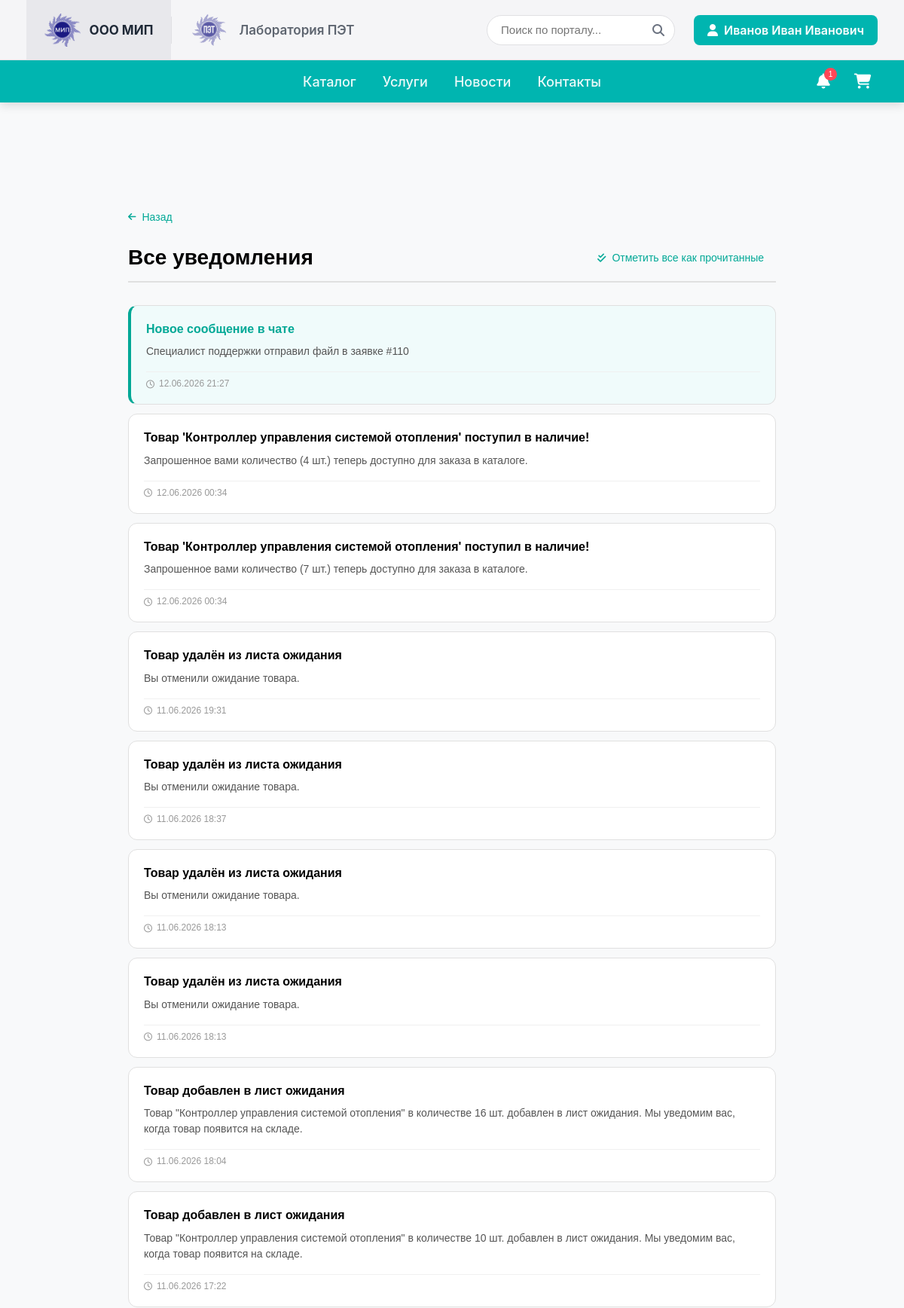
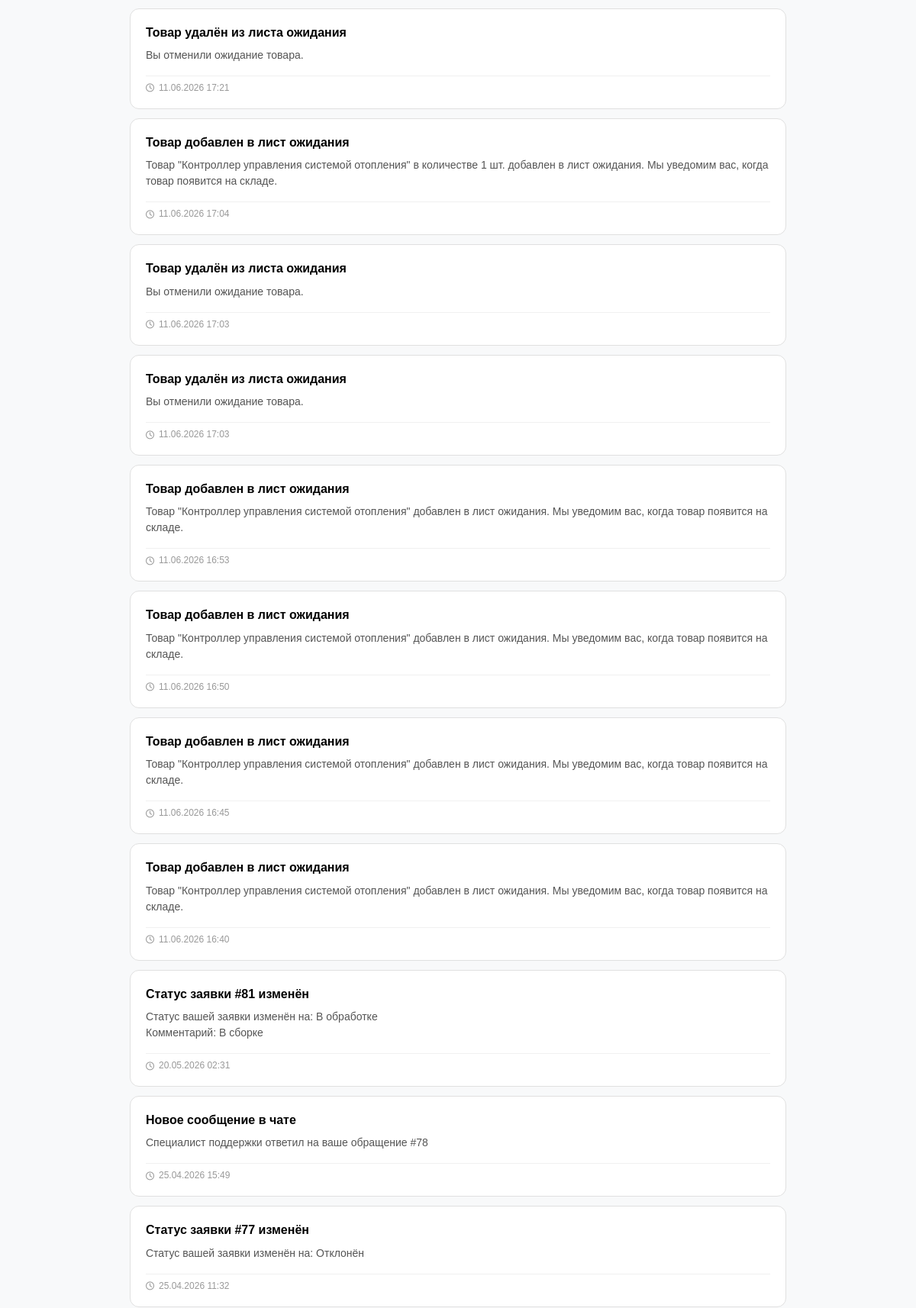
Screenshot of /notifications.php (signed in, upper part) with the database file from the repository (2 pictures, top to bottom).
### tables this page shows
CREATE TABLE `notifications` (
  `id` int(11) NOT NULL,
  `user_id` int(11) NOT NULL,
  `type` enum('status_change','new_message','order_created','service_ordered','stock_available') NOT NULL,
  `title` varchar(255) NOT NULL,
  `message` text NOT NULL,
  `link` varchar(500) DEFAULT NULL,
  `is_read` tinyint(1) DEFAULT 0,
  `created_at` datetime DEFAULT current_timestamp()
);

### includes/notifications.php (called while the page is built, shortened)
<?php
function getAllNotifications($pdo, $userId, $limit = 50, $offset = 0) {
    $stmt = $pdo->prepare("
        SELECT * FROM notifications
        WHERE user_id = ?
        ORDER BY created_at DESC
        LIMIT ? OFFSET ?
    ");
    $stmt->bindValue(1, $userId, PDO::PARAM_INT);
    $stmt->bindValue(2, $limit, PDO::PARAM_INT);
    $stmt->bindValue(3, $offset, PDO::PARAM_INT);
    $stmt->execute();
    return $stmt->fetchAll(PDO::FETCH_ASSOC);
}

### notifications.php (the view, shortened to what this page needs)
<?php
require_once 'config.php';
require_once 'includes/notifications.php';
$userId = $_SESSION['user_id'];
$all_notifications = getAllNotifications($pdo, $userId, 100);
require_once 'header.php';
?>
<div class="notifications-page">
    <a href="javascript:history.back()" class="back-link">
        <i class="fas fa-arrow-left"></i> Назад
    </a>
    <div class="page-header">
        <h1>Все уведомления</h1>
        <?php if (!empty($all_notifications)): ?>
            <button class="mark-all-link" id="markAllBtn">
                <i class="fas fa-check-double"></i> Отметить все как прочитанные
            </button>
        <?php endif; ?>
    </div>
    <div class="notifications-list">
        <?php if (empty($all_notifications)): ?>
            <div class="empty-page">
                <i class="fas fa-bell-slash"></i>
                У вас пока нет уведомлений
            </div>
        <?php else: ?>
            <?php foreach ($all_notifications as $notif): ?>
                <?php
                $requestId = null;
                $actionType = null;
                $productId = null;
                $redirectUrl = null;
                if (preg_match('/#(\d+)/', $notif['message'], $matches)) {
                    $requestId = $matches[1];
                } elseif (preg_match('/request-(\d+)/', $notif['link'] ?? '', $matches)) {
                    $requestId = $matches[1];
                }
                if (preg_match('/товар [\'"](.+?)[\'"]/', $notif['message'], $matches)) {
                    $productName = $matches[1];
                }
                if (preg_match('/id(\d+)/', $notif['link'] ?? '', $matches)) {
                    $productId = $matches[1];
                }
                $notificationType = $notif['type'] ?? '';
                if ($notificationType === 'new_message' || strpos($notif['title'], 'Новое сообщение') !== false) {
                    $actionType = 'chat';
                    $redirectUrl = 'lk_user.php';
                }
                elseif ($notificationType === 'status_change' || strpos($notif['title'], 'Статус') !== false) {
                    $actionType = 'status';
                    $redirectUrl = 'lk_user.php';
                }
                elseif (strpos($notif['title'], 'поступил в наличие') !== false || strpos($notif['message'], 'поступил в наличие') !== false) {
                    $actionType = 'product_available';
                    if ($productId) {
                        $redirectUrl = 'product.php?id=' . $productId;
                    } else {
                        $redirectUrl = 'waiting_list.php';
                    }
                }
                elseif (strpos($notif['title'], 'Заказ') !== false || strpos($notif['title'], 'заказ') !== false) {
                    $actionType = 'order';
                    $redirectUrl = 'lk_user.php';
                }
                else {
                    $redirectUrl = 'lk_user.php';
                }
                ?>
                <div class="notification-item-page <?= $notif['is_read'] ? 'read' : 'unread' ?>"
                     data-id="<?= $notif['id'] ?>"
                     data-request-id="<?= $requestId ?>"
                     data-action-type="<?= $actionType ?>"
                     data-redirect-url="<?= $redirectUrl ?>"
                     data-product-id="<?= $productId ?>">
                    <div class="notification-content-page">
                        <div class="notification-title-page"><?= htmlspecialchars($notif['title']) ?></div>
                        <div class="notification-message-page"><?= nl2br(htmlspecialchars($notif['message'])) ?></div>
                        <div class="notification-time-page">
                            <i class="far fa-clock"></i> <?= date('d.m.Y H:i', strtotime($notif['created_at'])) ?>
                        </div>
                    </div>
                </div>
            <?php endforeach; ?>
        <?php endif; ?>
    </div>
</div>
<?php require_once 'footer.php'; ?>

### css/header.css (style rules this page uses)
:root { --top-bar-height: 80px; --bottom-bar-height: 56px; --logo-height: 44px; --font-logo: 17px; --font-menu: 18px; --font-btn: 16px; --font-badge: 11px; --icon-size: 20px; --container-max: 1400px; --container-pad: 0 35px; --top-bg: #f5f5f7; --top-border: #e0e0e3; --active-bg: #e8e8ec; --bottom-bg-lab: #1a1982; --bottom-bg-mip: #00b5b0; --text-dark: #1f2937; --text-muted: #6b7280; --badge-bg: #ef4444; --white: #ffffff; }
body.theme-mip { --bottom-bg: var(--bottom-bg-mip); }
* { box-sizing: border-box; margin: 0; padding: 0; }
body { font-family: 'Inter', 'Roboto', -apple-system, BlinkMacSystemFont, sans-serif; background: #f8f9fa; color: var(--text-dark); }
a { text-decoration: none; color: inherit; transition: color 0.2s; }

### notifications.php (style rules this page uses)
.notifications-page { max-width: 900px; margin: 140px auto 80px; padding: 0 20px; }
.back-link { display: inline-flex; align-items: center; gap: 8px; margin-bottom: 30px; color: #00a896; text-decoration: none; font-family: "Inter-Medium", sans-serif; font-size: 14px; transition: gap 0.3s; }
.back-link i { font-size: 12px; }
.page-header { display: flex; justify-content: space-between; align-items: center; flex-wrap: wrap; gap: 15px; margin-bottom: 30px; padding-bottom: 15px; border-bottom: 2px solid #e0e0e0; }
.page-header h1 { font-family: "Inter-Bold", sans-serif; font-size: 28px; font-weight: 700; color: #000000; margin: 0; }
.mark-all-link { display: inline-flex; align-items: center; gap: 8px; background: none; border: none; color: #00a896; font-family: "Inter-Medium", sans-serif; font-size: 14px; cursor: pointer; padding: 8px 16px; border-radius: 8px; transition: all 0.3s; }
.mark-all-link i { font-size: 13px; }
.notifications-list { display: flex; flex-direction: column; gap: 12px; }
.notification-item-page { background: #ffffff; border: 1px solid #e0e0e0; border-radius: 12px; padding: 20px; cursor: pointer; transition: all 0.3s; position: relative; }
.notification-item-page.unread { background: #f0fbfb; border-left: 4px solid #00a896; }
.notification-content-page { display: flex; flex-direction: column; gap: 8px; }
.notification-title-page { font-family: "Inter-Bold", sans-serif; font-size: 16px; font-weight: 600; color: #000000; line-height: 1.4; }
.unread .notification-title-page { color: #00a896; }
.notification-message-page { font-family: "Inter-Regular", sans-serif; font-size: 14px; color: #555555; line-height: 1.5; }
.notification-time-page { font-family: "Inter-Regular", sans-serif; font-size: 12px; color: #999999; display: flex; align-items: center; gap: 6px; margin-top: 8px; padding-top: 8px; border-top: 1px solid #f0f0f0; }
.notification-time-page i { font-size: 11px; }

### rows the page displays
notifications: title "Новое сообщение в чате", message "Специалист поддержки отправил файл в заявке #110", created_at "12.06.2026 21:27"
notifications: title "Товар 'Контроллер управления системой отопления' поступил в наличие!", message "Запрошенное вами количество (4 шт.) теперь доступно для заказа в каталоге.", created_at "12.06.2026 00:34"
notifications: title "Товар 'Контроллер управления системой отопления' поступил в наличие!", message "Запрошенное вами количество (7 шт.) теперь доступно для заказа в каталоге.", created_at "12.06.2026 00:34"
notifications: title "Товар удалён из листа ожидания", message "Вы отменили ожидание товара.", created_at "11.06.2026 19:31"
notifications: title "Товар удалён из листа ожидания", message "Вы отменили ожидание товара.", created_at "11.06.2026 18:37"
notifications: title "Товар удалён из листа ожидания", message "Вы отменили ожидание товара.", created_at "11.06.2026 18:13"
notifications: title "Товар удалён из листа ожидания", message "Вы отменили ожидание товара.", created_at "11.06.2026 18:13"
notifications: title "Товар добавлен в лист ожидания", message "Товар \"Контроллер управления системой отопления\" в количестве 16 шт. добавлен в лист ожидания. Мы уведомим вас, когда товар появится на складе.", created_at "11.06.2026 18:04"
notifications: title "Товар добавлен в лист ожидания", message "Товар \"Контроллер управления системой отопления\" в количестве 10 шт. добавлен в лист ожидания. Мы уведомим вас, когда товар появится на складе.", created_at "11.06.2026 17:22"
notifications: title "Товар удалён из листа ожидания", message "Вы отменили ожидание товара.", created_at "11.06.2026 17:21"
notifications: title "Товар добавлен в лист ожидания", message "Товар \"Контроллер управления системой отопления\" в количестве 1 шт. добавлен в лист ожидания. Мы уведомим вас, когда товар появится на складе.", created_at "11.06.2026 17:04"
notifications: title "Товар удалён из листа ожидания", message "Вы отменили ожидание товара.", created_at "11.06.2026 17:03"
notifications: title "Товар удалён из листа ожидания", message "Вы отменили ожидание товара.", created_at "11.06.2026 17:03"
notifications: title "Товар добавлен в лист ожидания", message "Товар \"Контроллер управления системой отопления\" добавлен в лист ожидания. Мы уведомим вас, когда товар появится на складе.", created_at "11.06.2026 16:53"
notifications: title "Товар добавлен в лист ожидания", message "Товар \"Контроллер управления системой отопления\" добавлен в лист ожидания. Мы уведомим вас, когда товар появится на складе.", created_at "11.06.2026 16:50"
notifications: title "Товар добавлен в лист ожидания", message "Товар \"Контроллер управления системой отопления\" добавлен в лист ожидания. Мы уведомим вас, когда товар появится на складе.", created_at "11.06.2026 16:45"
notifications: title "Товар добавлен в лист ожидания", message "Товар \"Контроллер управления системой отопления\" добавлен в лист ожидания. Мы уведомим вас, когда товар появится на складе.", created_at "11.06.2026 16:40"
notifications: title "Статус заявки #81 изменён", message "Статус вашей заявки изменён на: В обработке Комментарий: В сборке", created_at "20.05.2026 02:31"
notifications: title "Новое сообщение в чате", message "Специалист поддержки ответил на ваше обращение #78", created_at "25.04.2026 15:49"
notifications: title "Статус заявки #77 изменён", message "Статус вашей заявки изменён на: Отклонён", created_at "25.04.2026 11:32"

### other values shown
$user_name "Иванов Иван Иванович"
$unreadCount "1"
